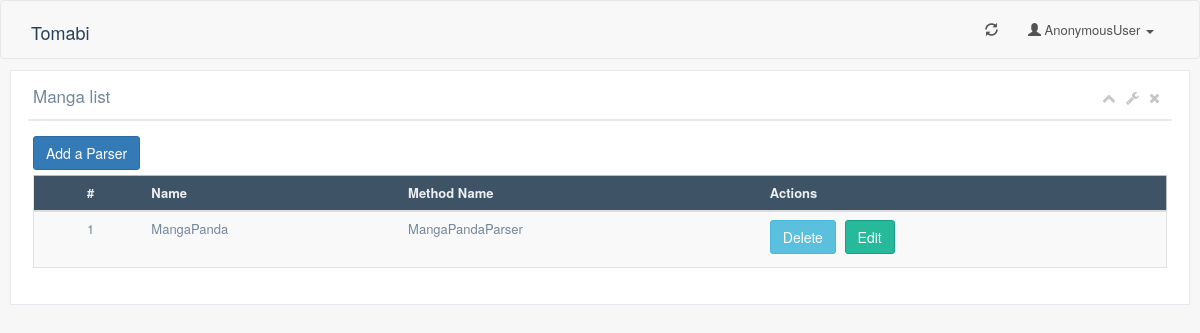
The app's page /tomabi/parser/list/, older data.
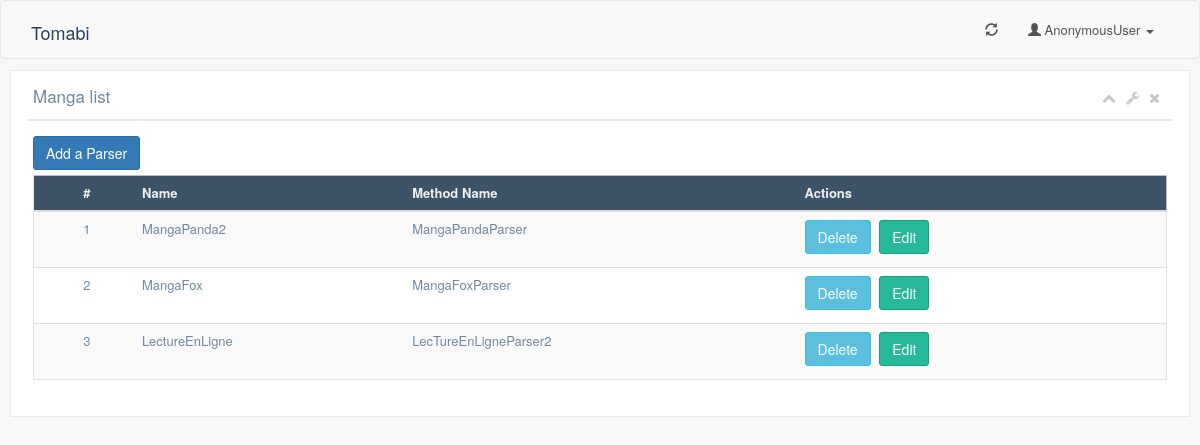
The same page, newer data.
### tomabi_app/models.py (models this page shows, shortened)
class Parser(models.Model):
    name = models.CharField(max_length=50)
    methodname = models.CharField(max_length=50)

### tomabi_app/views.py (the view)
class ListParser(ListView):
    queryset = Parser.objects.all()
    template_name = 'parser/list.html'

### tomabi_app/templates/parser/list.html (shortened to what this page needs)
{% extends "base.html" %}
{% block content %}
<div class=x_content>
  </div>
  <div class="col-md-12 col-sm-12 col-xs-12">
      <div class="x_panel">
          <div class="x_title">
              <h2>Manga list<small>Custom design</small></h2>
              <ul class="nav navbar-right panel_toolbox">
                  <li><a class="collapse-link"><i class="fa fa-chevron-up"></i></a>
                  </li>
                  <li class="dropdown">
                      <a href="#" class="dropdown-toggle" data-toggle="dropdown" role="button" aria-expanded="false"><i class="fa fa-wrench"></i></a>
                  </li>
                  <li><a class="close-link"><i class="fa fa-close"></i></a>
                  </li>
              </ul>
              <div class="clearfix"></div>
          </div>
          <div class="x_content">
            <button type="button" class="btn btn-primary" onclick="location.href='/tomabi/parser/add';">Add a Parser</button>
              <div class="table-responsive">
                  <table class="table table-striped jambo_table bulk_action">
                      <thead>
                          <tr class="headings">
                              <th>
                              </th>
                              <th class="column-title" style="display: table-cell;">#</th>
                              <th class="column-title" style="display: table-cell;">Name</th>
                              <th class="column-title" style="display: table-cell;">Method Name</th>
                              <th class="column-title no-link last" style="display: table-cell;"><span class="nobr">Actions</span>
                              </th>
                          </tr>
                      </thead>
                      <tbody>
                      {% for item in object_list %}
                          <tr class="even pointer">
                              <td class="a-center ">
                              </td>
                              <td class=" ">{{ item.id }}</td>
                              <td class=" ">{{ item.name }}</td>
                              <td class=" ">{{ item.methodname }}</td>
                              <td class=" "><button class="btn btn-info btn-ok" type="button" onclick="location.href='/tomabi/parser/delete/{{ item.id }}'">
                        Delete</button> <button type="button" class="btn btn-success" onclick="location.href='/tomabi/parser/{{ item.id }}/';">Edit</button>
                              </td>
                          </tr>
                          {% endfor %}
                      </tbody>
                  </table>
              </div>
          </div>
      </div>
  </div>
  {% endblock %}

Row changes from the older to the newer data that the page shows:
changed Parser "MangaPandaParser": name "MangaPanda" → "MangaPanda2"
added Parser: id "2", name "MangaFox", methodname "MangaFoxParser"
added Parser: id "3", name "LectureEnLigne", methodname "LecTureEnLigneParser2"
